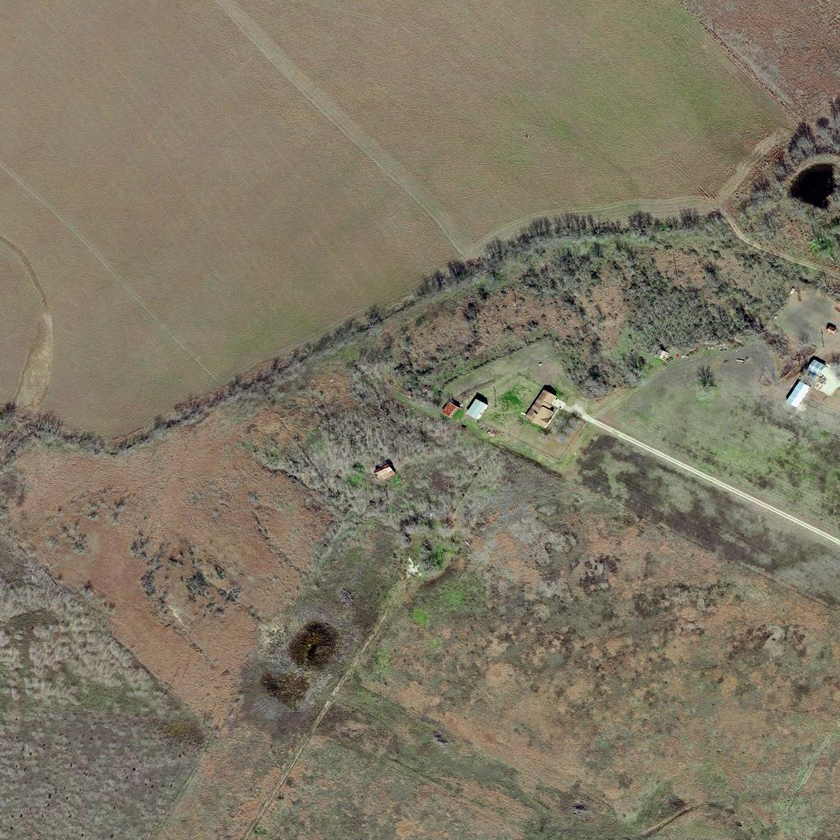
#> input picture match_histograms/A/train_1.png, 840 x 840 px, shrunk from 1024 x 1024 before the run, found by its file name
$ python match_histograms.py   (older library calls are emulated)
#> lines starting #> are read from the running program, lines starting #| are printed output that depends on the picture
import cv2 as cv
import matplotlib.pyplot as plt
from skimage import data
from skimage import exposure
from skimage.exposure import match_histograms

image0 = cv.imread(r'D:\workspace\PaddleRS\img\A\train_1.png') # 读取的是BGR
#> image0 is the input picture: shape (840, 840, 3); mean B, G, R 100.3, 119, 126.4
image=image0[:, :, ::-1]# 转换成RGB
reference0 = cv.imread(r'D:\workspace\PaddleRS\img\B\train_1.png') # 读取的是BGR
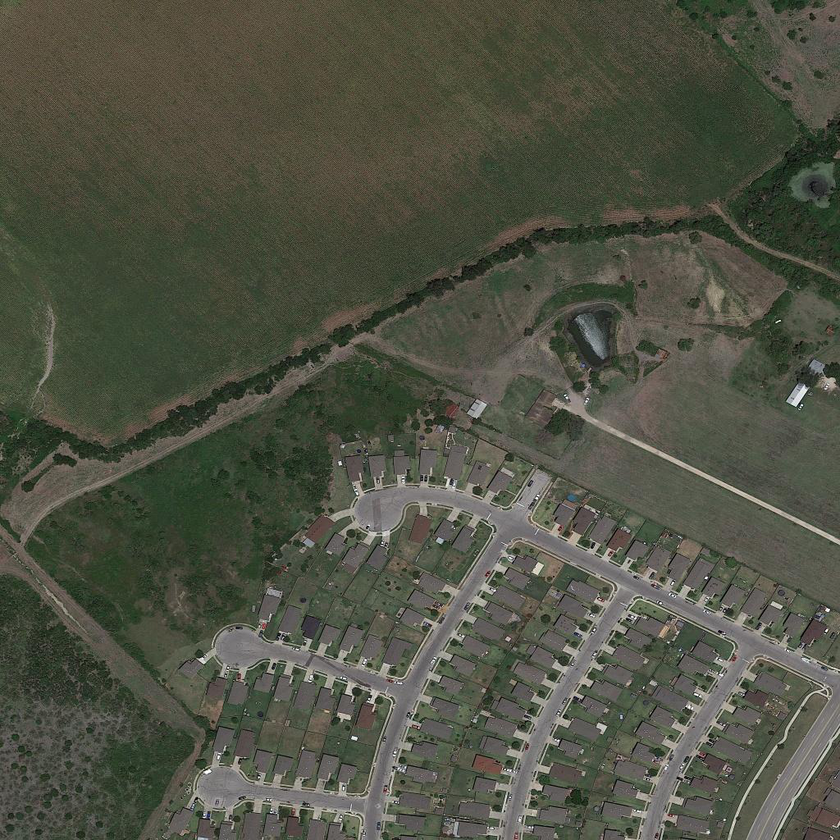
#> input picture match_histograms/B/train_1.png, 840 x 840 px, shrunk from 1024 x 1024 before the run, found by its file name
#> reference0 is the input picture: shape (840, 840, 3); mean B, G, R 67.7, 81.8, 79.3
reference=reference0[:, :, [2, 1, 0] ]# 转换成RGB

matched = match_histograms(image, reference, multichannel=True) # 直方图匹配
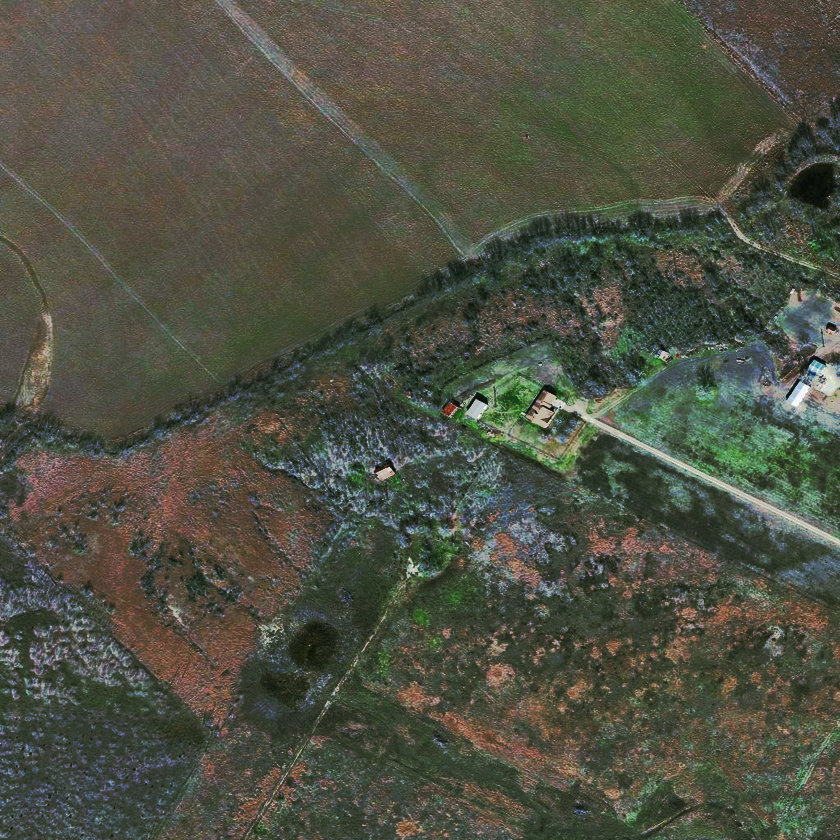
#> matched: shape (840, 840, 3); mean R, G, B 79, 81.4, 67.5

# 显示图片
fig, (ax1, ax2, ax3) = plt.subplots(nrows=1, ncols=3, figsize=(8, 3),
                                    sharex=True, sharey=True)
for aa in (ax1, ax2, ax3):
    aa.set_axis_off()

# 显示图片
ax1.imshow(image)
ax1.set_title('Spring')
ax2.imshow(reference)
ax2.set_title('Autumn')
ax3.imshow(matched)
ax3.set_title('Spring --> Autumn')

plt.tight_layout() # 自动调整子图参数，使之填充整个图像区域
plt.savefig('Spring_Autumn.jpg')
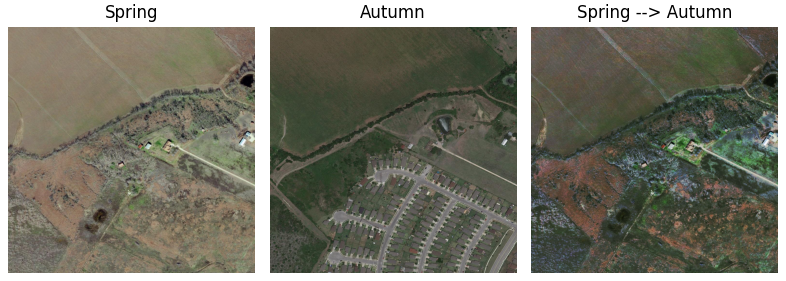
#> figure drawn by matplotlib, 3 panels
plt.show()


# 绘制直方图
fig, axes = plt.subplots(nrows=3, ncols=3, figsize=(8, 8))

for i, img in enumerate((image, reference, matched)):
    for c, c_color in enumerate(('red', 'green', 'blue')):
        img_hist, bins = exposure.histogram(img[..., c], source_range='dtype')
        axes[c, i].plot(bins, img_hist / img_hist.max())
        img_cdf, bins = exposure.cumulative_distribution(img[..., c])
        axes[c, i].plot(bins, img_cdf)
        axes[c, 0].set_ylabel(c_color)
#> this loop made 3 passes

# 设置标题
axes[0, 0].set_title('Source')
axes[0, 1].set_title('Reference')
axes[0, 2].set_title('Matched')

plt.tight_layout()
plt.savefig('Histogram.jpg')
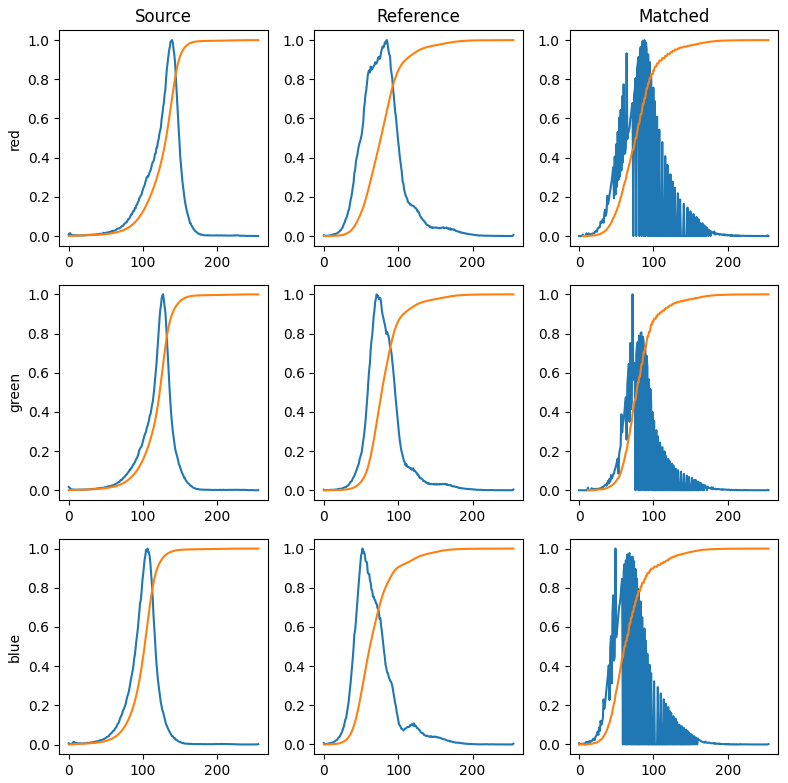
#> figure drawn by matplotlib, 9 panels; panel 1: curve peaks at x = 139, y = 1; panel 1: curve peaks at x = 255, y = 1; panel 2: curve peaks at x = 85, y = 1; panel 2: curve peaks at x = 255, y = 1
plt.show()
